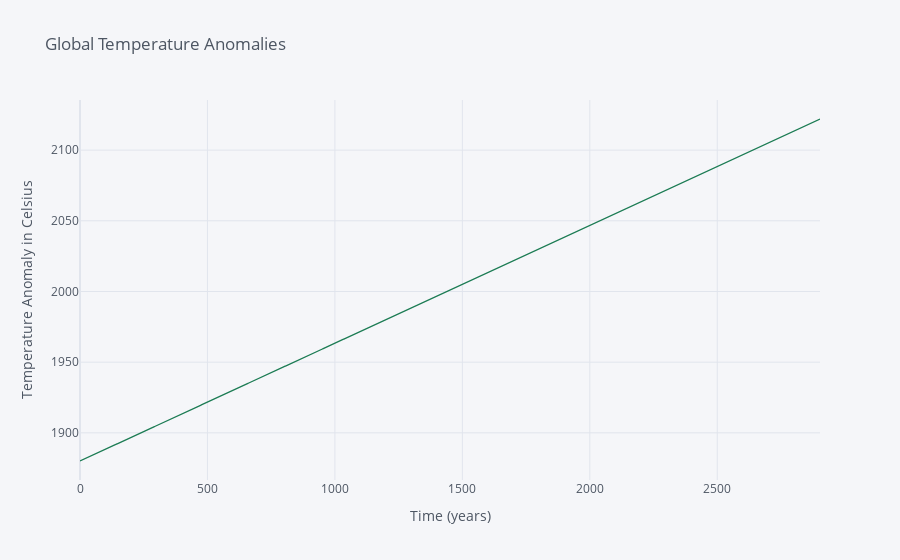

Notebook source saved alongside this figure:
### Code cell
future_df.iplot(kind='line', xTitle='Time (years)', color='#1C7C54',
                  yTitle='Temperature Anomaly in Celsius', title='Global Temperature Anomalies')

### Figure 1 — Plotly figure (JSON) as saved in the notebook; plotly's stock layout.template omitted (floating-point values rounded to 4 significant figures; data arrays with more than 128 entries replaced by an {"elided": "..."} marker saying what was removed)
{"data": [{"line": {"color": "rgba(28, 124, 84, 1.0)", "dash": "solid", "shape": "linear", "width": 1.3}, "mode": "lines", "name": "ds", "text": "", "type": "scatter", "x": {"elided": "2904 int values"}, "y": {"elided": "2904 str values"}}], "layout": {"legend": {"bgcolor": "#F5F6F9", "font": {"color": "#4D5663"}}, "paper_bgcolor": "#F5F6F9", "plot_bgcolor": "#F5F6F9", "title": {"font": {"color": "#4D5663"}, "text": "Global Temperature Anomalies"}, "xaxis": {"gridcolor": "#E1E5ED", "showgrid": true, "tickfont": {"color": "#4D5663"}, "title": {"font": {"color": "#4D5663"}, "text": "Time (years)"}, "zerolinecolor": "#E1E5ED"}, "yaxis": {"gridcolor": "#E1E5ED", "showgrid": true, "tickfont": {"color": "#4D5663"}, "title": {"font": {"color": "#4D5663"}, "text": "Temperature Anomaly in Celsius"}, "zerolinecolor": "#E1E5ED"}}}
